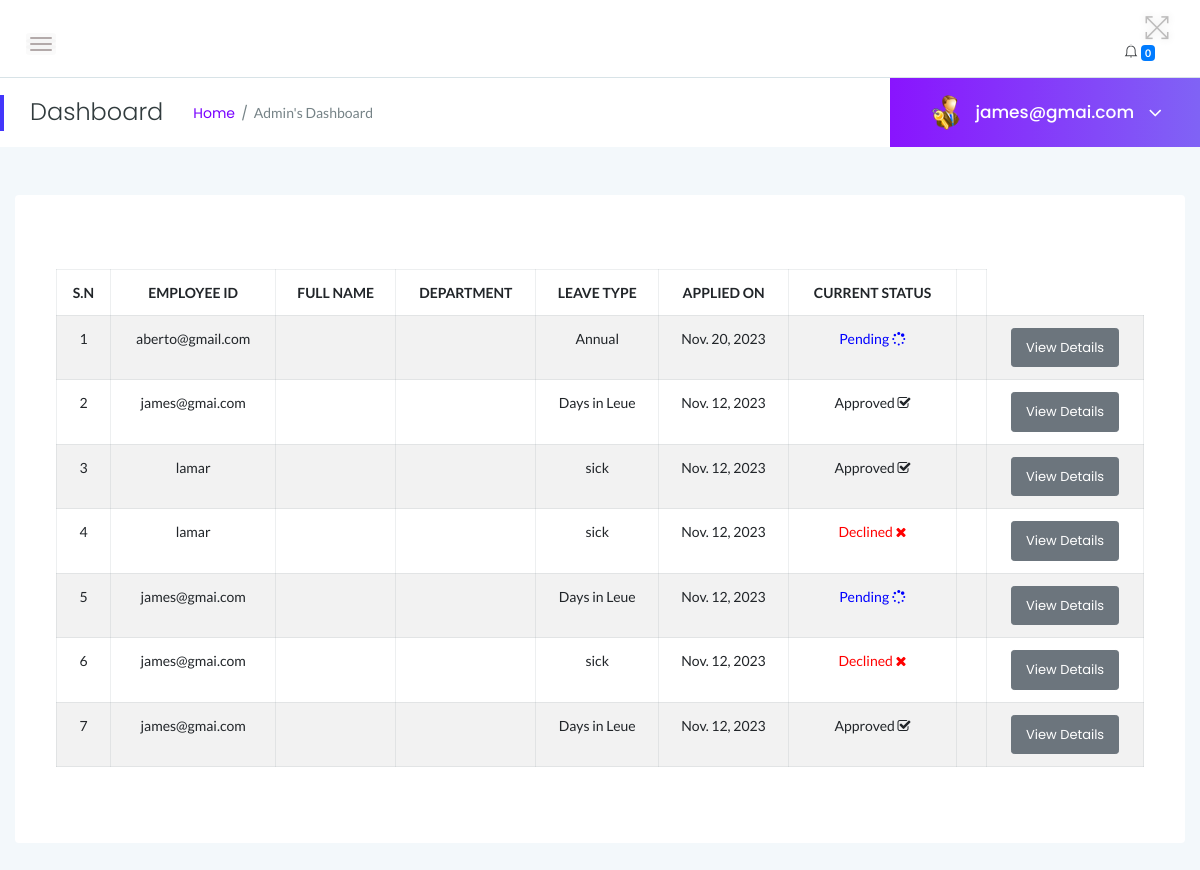
/myadmin/leaves_history/ (signed in), run on an earlier commit of the app's database.
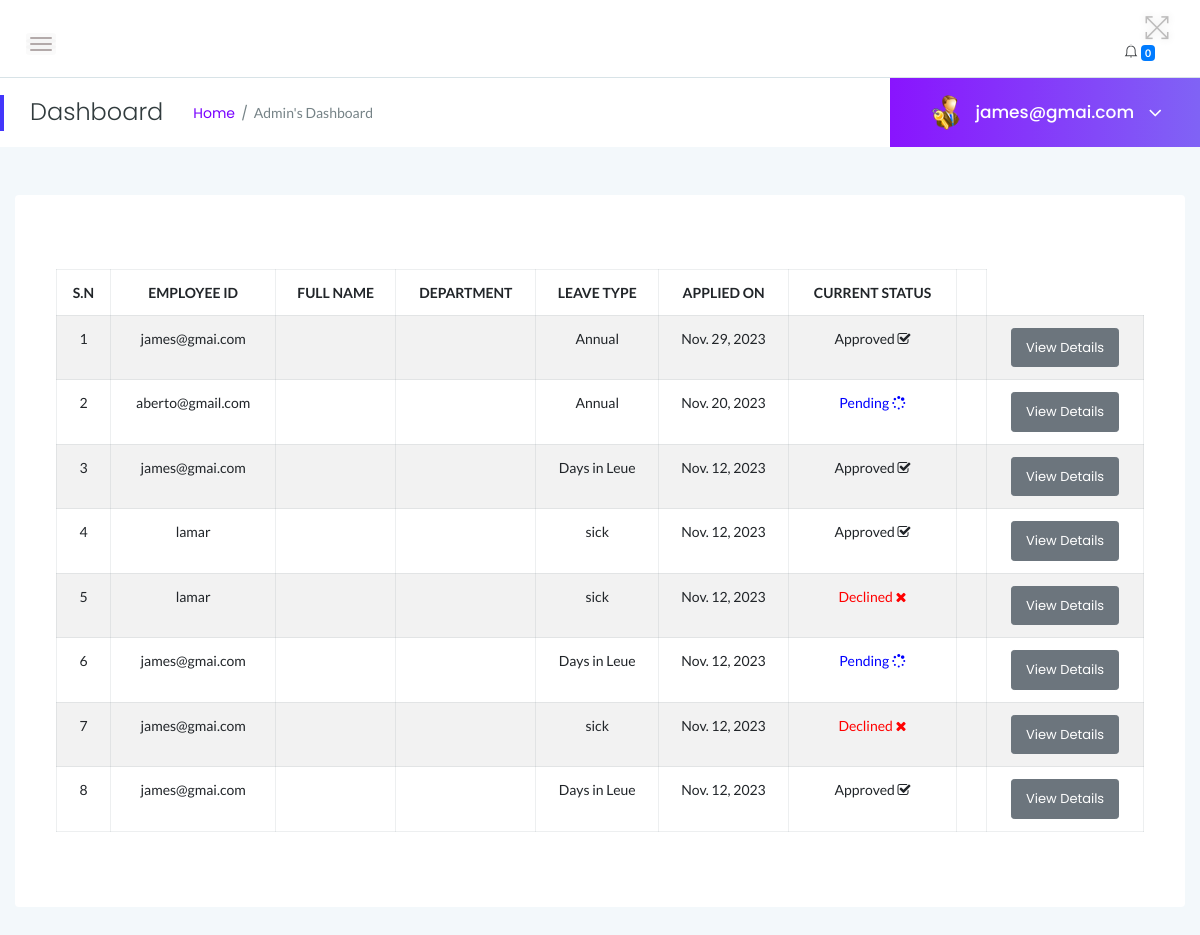
And on a later commit of the database.
### myadmin/models.py (models this page shows)
class Leave(models.Model):
    employee = models.ForeignKey(User, on_delete=models.CASCADE)
    leave_type = models.CharField(max_length=100, default='Annual')
    posting_date = models.DateField(auto_now_add=True)
    status = models.CharField(
        max_length=10,
        choices=STATUS_CHOICES,
        default='Pending'
    )
    leavetype = models.CharField(max_length=255, default=None)
    description = models.TextField(default=None)
    fromdate = models.DateField( default=None)
    todate = models.DateField( default=None)
    isread = models.IntegerField(default=0)
    admin_remark = models.CharField(max_length=255, default=None, null=True)

### myadmin/views.py (the view)
# urls.py: path('leaves_history/', views.leaves_history, name='leave_history'),
@login_required
def leaves_history(request):
    if not request.user.is_authenticated:
        return redirect('admin_login')  # Redirect to the login page if not authenticated
    leave_history = Leave.objects.select_related('employee').order_by('-id')  # Assuming you have a Leave model
    return render(request, 'admin/leaves_history.html', {'leave_history': leave_history})

### myadmin/templates/admin/leaves_history.html (shortened to what this page needs)
{% load static %}
<!DOCTYPE html>
<html class="no-js" lang="en">
<head>
{% include 'admin/top.html' %}
</head>
<body>
   {% include 'admin/sidebars.html' %}
    <div class="main-content-inner">
        <div class="row">
            <div class="col-12 mt-5">
                <div class="card">
                    <div class="card-body">
                        <div class="single-table">
                            <div class="table-responsive">
                                <table class="table table-hover table-striped table-bordered progress-table text-center">
                                    <thead class="text-uppercase">
                                        <tr>
                                            <th>S.N</th>
                                            <th>Employee ID</th>
                                            <th>Full Name</th>
                                            <th>Department</th>
                                            <th>Leave Type</th>
                                            <th>Applied On</th>
                                            <th>Current Status</th>
                                            <th></th>
                                        </tr>
                                    </thead>
                                    <tbody>
                                        {% for leave in leave_history %}
                                            <tr>
                                                <td>{{ forloop.counter }}</td>
                                                <td>{{ leave.employee }}</td>
                                                <td>{{ leave.name.id }} {{ leave.name.lastName }}</td>
                                                <td>{{employee.department}}</td>
                                                <td>{{ leave.leavetype }}</td>
                                                <td>{{ leave.posting_date }}</td>
                                                <td>
                                                    {% if leave.status == '1' %}
                                                        Approved <i class="fa fa-check-square-o"></i></span>
                                                    {% elif leave.status == '2' %}
                                                        <span style="color: red">Declined <i class="fa fa-times"></i></span>
                                                    {% else %}
                                                        <span style="color: blue">Pending <i class="fa fa-spinner"></i></span>
                                                    {% endif %}
                                                </td>
                                                <td>
                                                    <td><a href="{% url 'myadmin:employee_leave_details' leave.id %}" class="btn btn-secondary btn-sm">View Details</a></td>
                                                </td>
                                            </tr>
                                        {% endfor %}
                                    </tbody>
                                </table>
                            </div>
                        </div>
                    </div>
                </div>
            </div>
        </div>
    </div>
        </div>
    </div>
</body>
</html>

What changed in the data, as far as the page shows it:
added Leave: employee "james@gmai.com", leavetype "Annual", posting_date "Nov. 29, 2023", status "Approved"
